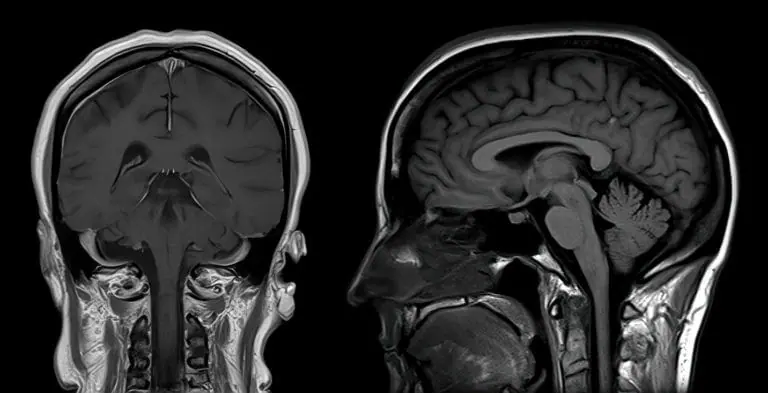
#> input picture mri.jpeg, 768 x 393 px
$ jupyter execute 'Restoration of Degraded Medical Images Using Spatial Filtering.ipynb'
#> lines starting #> are read from the running program, lines starting #| are printed output that depends on the picture; long printed decimals are rounded
# Restoration of Degraded Medical Images Using Spatial Filtering

This notebook demonstrates how to restore noisy medical images using linear and non-linear spatial filters.

## 1. Add Noise to the Medical Image

We will add Gaussian, Salt & Pepper, and Speckle noise with different densities.

[cell 1]
import cv2
import numpy as np
import matplotlib.pyplot as plt
from scipy.signal import wiener

# Load grayscale medical image (replace with your filename if needed)
img = cv2.imread('mri.jpeg', cv2.IMREAD_GRAYSCALE)
#> img: shape (393, 768); min 0, max 255, mean 41.7
if img is None:
    raise Exception('Image not found!')

# Add Gaussian noise
def add_gaussian_noise(image, sigma):
#> called with sigma = 20
    gauss = np.random.normal(0, sigma, image.shape).astype(np.float32)
    noisy = image.astype(np.float32) + gauss
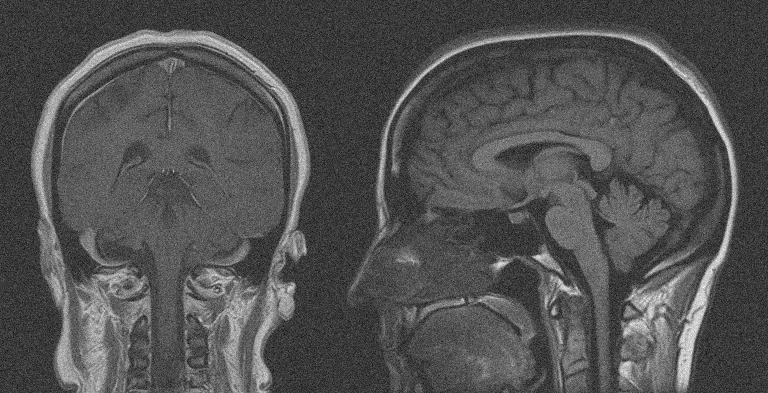
#> noisy: shape (393, 768) float32; min -97.04, max 333.2, mean 41.8; drawn with min black and max white
    return np.clip(noisy, 0, 255).astype(np.uint8)

# Add Salt & Pepper noise
def add_salt_pepper_noise(image, density):
#> called with density = 0.05
    noisy = image.copy()
    num_salt = np.ceil(density * image.size * 0.5).astype(int)
#> num_salt = 7546
    num_pepper = np.ceil(density * image.size * 0.5).astype(int)
#> num_pepper = 7546

    # Salt
    coords = [np.random.randint(0, i - 1, num_salt) for i in image.shape]
    noisy[coords[0], coords[1]] = 255

    # Pepper
    coords = [np.random.randint(0, i - 1, num_pepper) for i in image.shape]
    noisy[coords[0], coords[1]] = 0
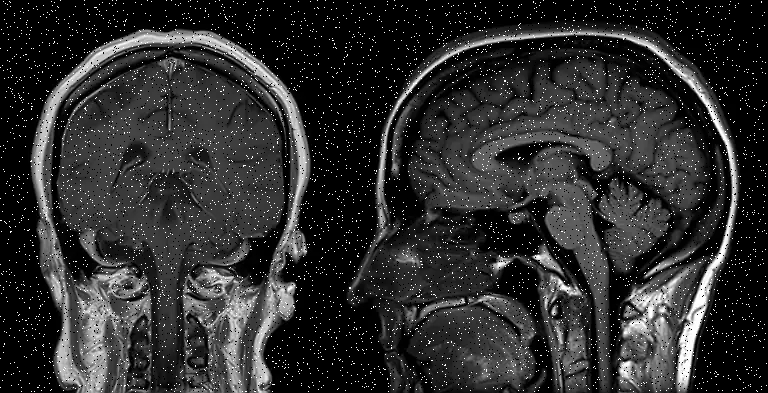
#> noisy: shape (393, 768); min 0, max 255, mean 45.8
    return noisy

# Add Speckle noise
def add_speckle_noise(image, var):
#> called with var = 0.1
    gauss = np.random.randn(*image.shape) * var
    noisy = image + image * gauss
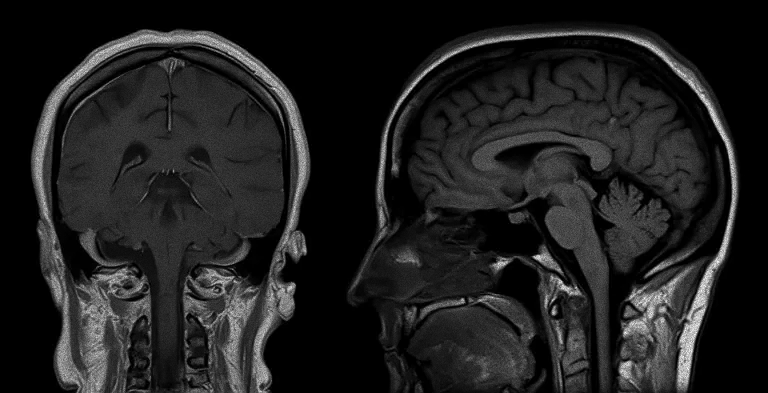
#> noisy: shape (393, 768) float64; min 0, max 330, mean 41.7; drawn with min black and max white
    return np.clip(noisy, 0, 255).astype(np.uint8)

# Example: Add noise with density 0.05
gauss_img = add_gaussian_noise(img, sigma=20)
sp_img = add_salt_pepper_noise(img, density=0.05)
speckle_img = add_speckle_noise(img, var=0.1)

plt.figure(figsize=(12,4))
plt.subplot(1,4,1)
plt.imshow(img, cmap='gray')
plt.title('Original')
plt.axis('off')

plt.subplot(1,4,2)
plt.imshow(gauss_img, cmap='gray')
plt.title('Gaussian Noise')
plt.axis('off')

plt.subplot(1,4,3)
plt.imshow(sp_img, cmap='gray')
plt.title('Salt & Pepper')
plt.axis('off')

plt.subplot(1,4,4)
plt.imshow(speckle_img, cmap='gray')
plt.title('Speckle Noise')
plt.axis('off')

plt.tight_layout()
plt.show()
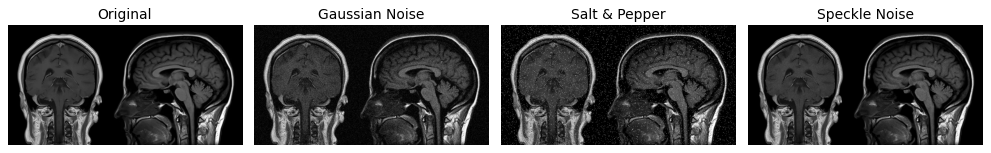
#> figure drawn by matplotlib, 4 panels

## 2. Apply Linear and Non-Linear Filters

We will use Mean, Gaussian, Median, and Wiener filters with different mask sizes to restore the noisy images.

[cell 2]
# Linear Filters
mean_3 = cv2.blur(gauss_img, (3,3))
mean_5 = cv2.blur(gauss_img, (5,5))
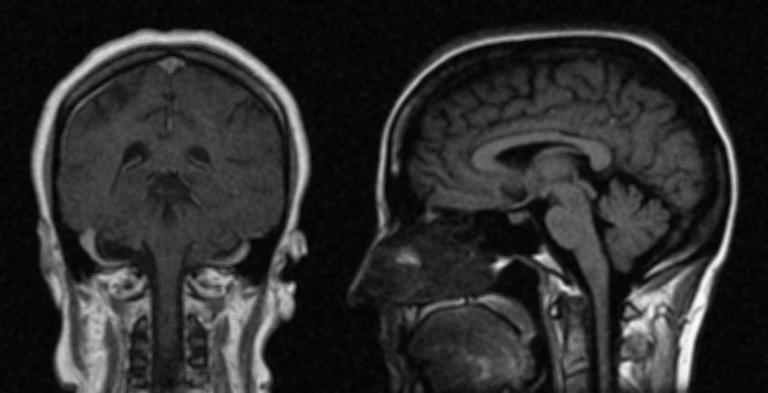
#> mean_5: shape (393, 768); min 1, max 250, mean 44.7
gauss_filt_3 = cv2.GaussianBlur(gauss_img, (3,3), 1)
gauss_filt_5 = cv2.GaussianBlur(gauss_img, (5,5), 1)

# Non-Linear Filters
median_3 = cv2.medianBlur(sp_img, 3)
median_5 = cv2.medianBlur(sp_img, 5)
wiener_3 = wiener(speckle_img, (3,3))
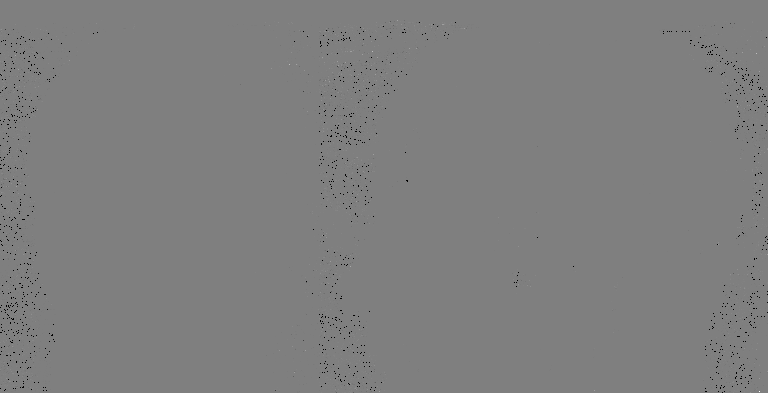
#> wiener_3: shape (393, 768) float64; 0.4% of the values are NaN or infinite; the others: min -1.22e+19, max 1.22e+19, mean -4.26e+14; drawn with min black, max white, NaN and infinite black
wiener_5 = wiener(speckle_img, (5,5))
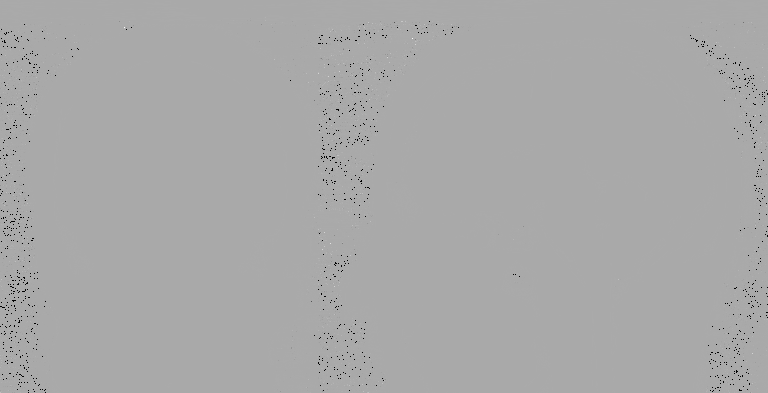
#> wiener_5: shape (393, 768) float64; 0.39% of the values are NaN or infinite; the others: min -1.62e+19, max 8.11e+18, mean 5.68e+13; drawn with min black, max white, NaN and infinite black
wiener_3 = np.clip(wiener_3, 0, 255).astype(np.uint8)
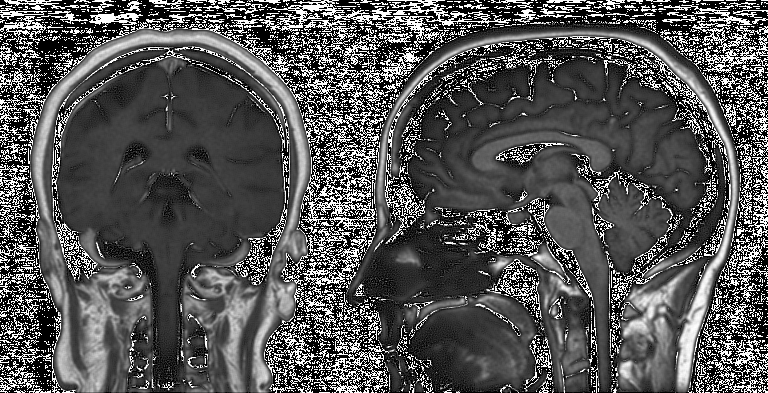
#> wiener_3: shape (393, 768); min 0, max 255, mean 84.6
wiener_5 = np.clip(wiener_5, 0, 255).astype(np.uint8)
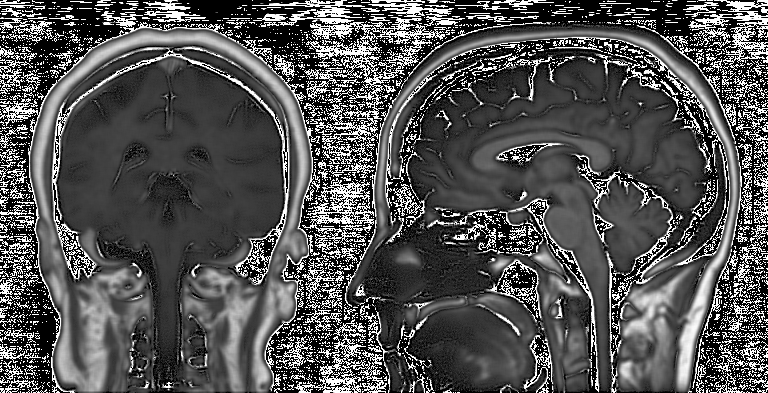
#> wiener_5: shape (393, 768); min 0, max 255, mean 83

plt.figure(figsize=(15,8))
plt.subplot(2,3,1)
plt.imshow(mean_3, cmap='gray')
plt.title('Mean Filter 3x3 (Gaussian Noise)')
plt.axis('off')

plt.subplot(2,3,2)
plt.imshow(gauss_filt_3, cmap='gray')
plt.title('Gaussian Filter 3x3 (Gaussian Noise)')
plt.axis('off')

plt.subplot(2,3,3)
plt.imshow(median_3, cmap='gray')
plt.title('Median Filter 3x3 (Salt & Pepper)')
plt.axis('off')

plt.subplot(2,3,4)
plt.imshow(mean_5, cmap='gray')
plt.title('Mean Filter 5x5 (Gaussian Noise)')
plt.axis('off')

plt.subplot(2,3,5)
plt.imshow(wiener_3, cmap='gray')
plt.title('Wiener Filter 3x3 (Speckle)')
plt.axis('off')

plt.subplot(2,3,6)
plt.imshow(wiener_5, cmap='gray')
plt.title('Wiener Filter 5x5 (Speckle)')
plt.axis('off')

plt.tight_layout()
plt.show()

## 3. Quantitative Comparison: PSNR and MSE

We will compare the performance of each filter using Peak Signal-to-Noise Ratio (PSNR) and Mean Squared Error (MSE).

[cell 3]
def mse(img1, img2):
    return np.mean((img1.astype(np.float32) - img2.astype(np.float32)) ** 2)

def psnr(img1, img2):
    mse_val = mse(img1, img2)
#> mse_val = 95.66
    if mse_val == 0:
        return float('inf')
    return 20 * np.log10(255.0 / np.sqrt(mse_val))

print('PSNR and MSE for Gaussian Noise:')
print('Mean 3x3:', psnr(img, mean_3), mse(img, mean_3))
#| Mean 3x3: 28.324 95.656
print('Gaussian 3x3:', psnr(img, gauss_filt_3), mse(img, gauss_filt_3))
#| Gaussian 3x3: 28.677 88.177
print('\nPSNR and MSE for Salt & Pepper Noise:')
print('Median 3x3:', psnr(img, median_3), mse(img, median_3))
#| Median 3x3: 33.619 28.263
print('\nPSNR and MSE for Speckle Noise:')
print('Wiener 3x3:', psnr(img, wiener_3), mse(img, wiener_3))
#| Wiener 3x3: 7.784 10831.027

$ run again, with earth.png saved as mri.jpeg
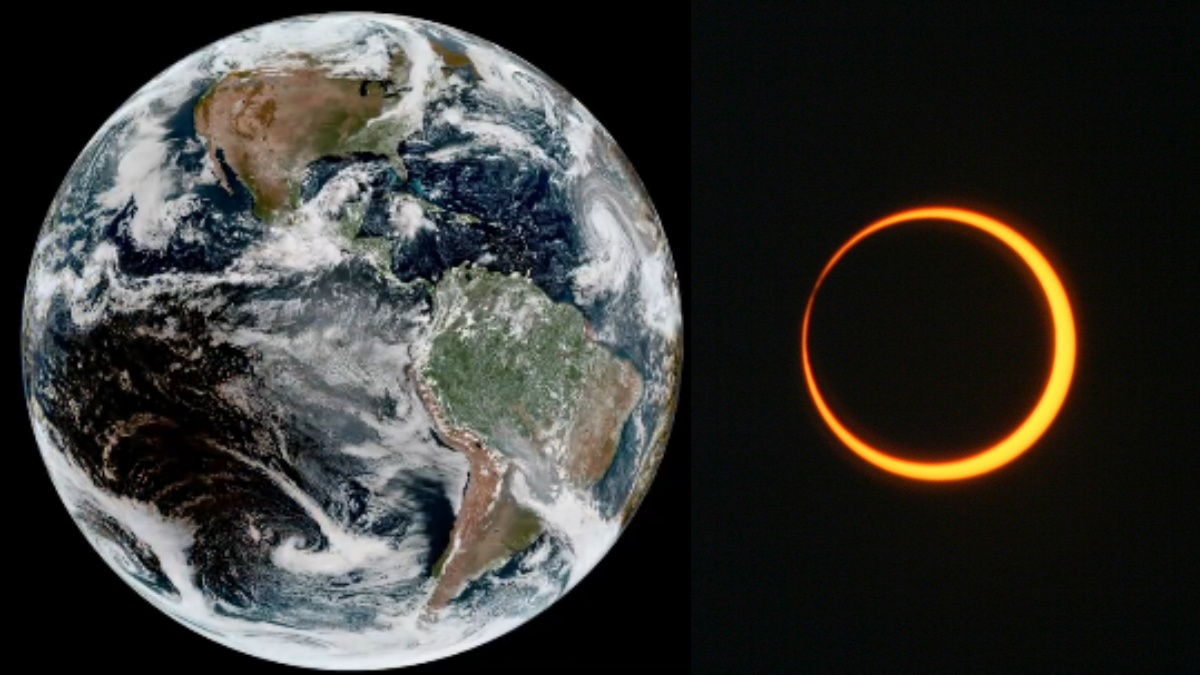
#> input picture earth.png, 1200 x 675 px
#> `wiener_3 = wiener(speckle_img, (3,3))`:
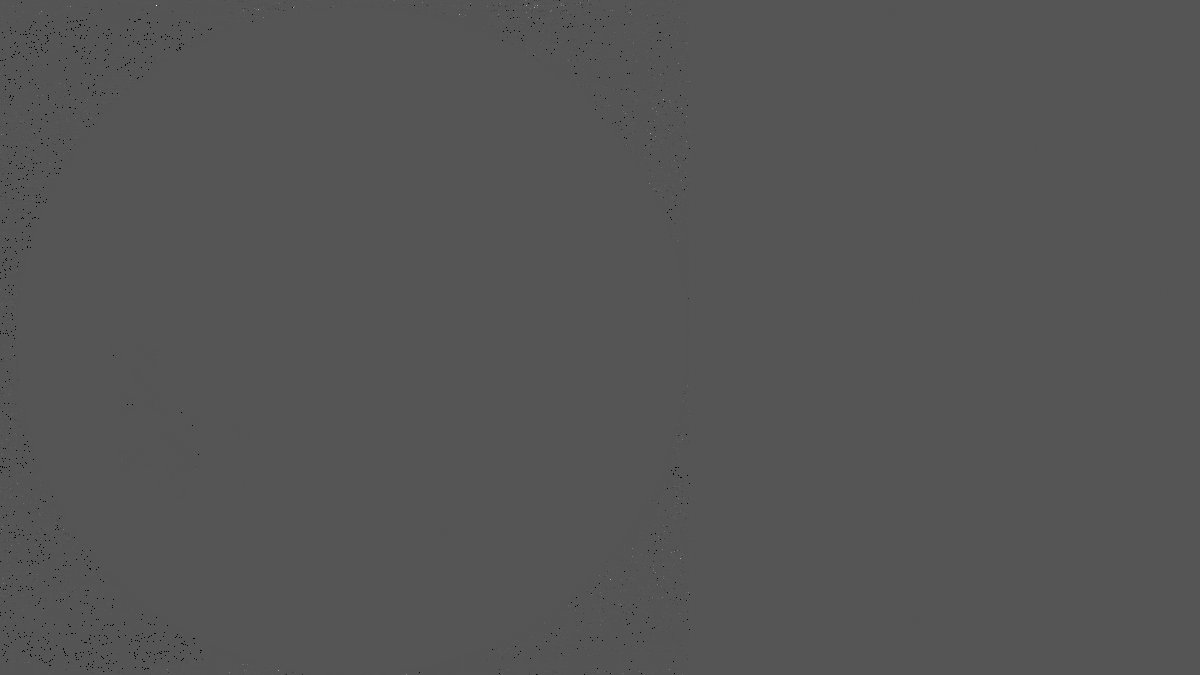
#> wiener_3: shape (675, 1200) float64; 0.14% of the values are NaN or infinite; the others: min -1.56e+19, max 3.13e+19, mean 7.59e+14; drawn with min black, max white, NaN and infinite black
#> `wiener_5 = np.clip(wiener_5, 0, 255).astype(np.uint8)`:
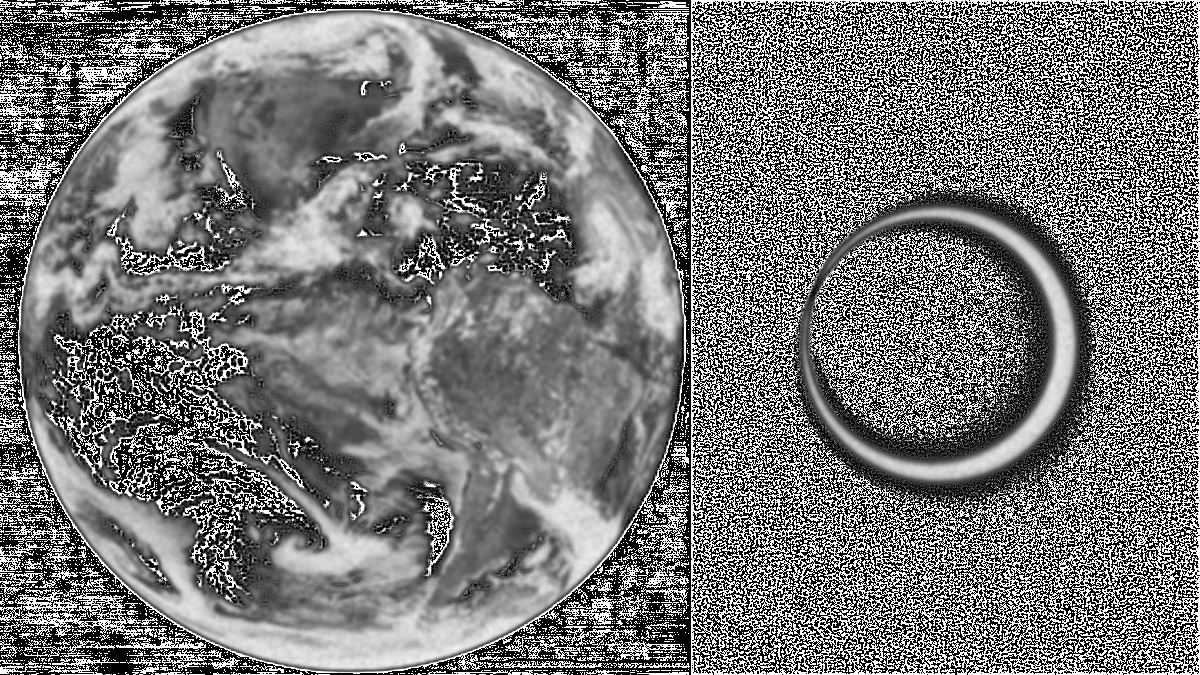
#> wiener_5: shape (675, 1200); min 0, max 255, mean 118.8
#> mse_val = 58.98
#| Mean 3x3: 30.424 58.979
#| Gaussian 3x3: 30.386 59.498
#| Median 3x3: 37.480 11.616
#| Wiener 3x3: 6.218 15533.544
